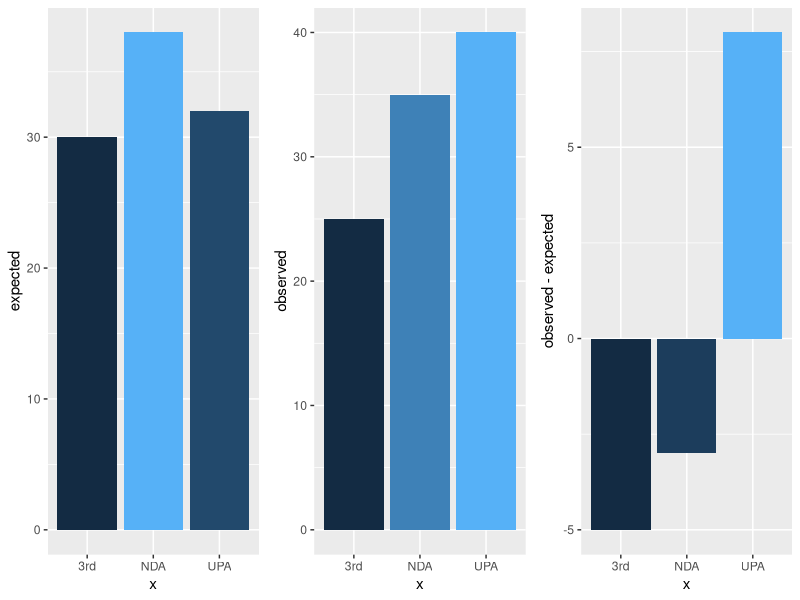

Here is the R script that generated this plot:
#############
"R-code notes compilation for  Week 13 April 19th and 21st
Compiled by: Deepta Basak and Bikram Halder, B.Math(hons.) 1st year"
#############

library(tidyverse)
library(viridis)
library(cowplot)

#### Hypothesis Testing Code

prop.test(43, 100)
# Inbuilt R function for z-test


ztestci <- function(x, mu = 0, sigma = 1, alpha = 0.95) {
  z <- qnorm(
    (1 - alpha) / 2,
    lower.tail = FALSE
  ) # P(|Z| >= z)

  sdx <- sigma / sqrt(length(x))

  pvalue <- pnorm(
    (mean(x) - mu) / sdx,
    lower.tail = FALSE
  ) # P(Z >= sqrt(n)(X-mu)/sigma)

  c(mean(x) - z * sdx, mean(x) + z * sdx, pvalue)
  # returns a vector containing
  # 95% confidence interval in the 1st 2 index
  # and pvalue at the 3rd index
}
# Writing custom function for z-test



x <- c(75, 76, 73, 75, 74, 73, 76, 73, 79)
# Data vector
y <- ztestci(x, 76, 1.5)
# Null Hypothesis - H_0: mu = 76
# Alt Hypothesis - H_0: mu > 76
y



t.test(x, mu = 74)
# Inbuilt R function for t-test
# Ex: Try and write out code for t-test

wilcox.test(x, mu = 74, alt = "greater")
# Inbuilt R function for wilcoxon signed rank test


### Chi-squared Test
x <- c(35, 40, 25)
prob <- c(0.38, 0.32, 0.3)
# Null distribution
n <- 100
# Sample size

Chisquare <- sum((x - n * prob)^2 / (n * prob))
# Chisquare statistic follows chisquare with k-1
# degrees of freedom with k = 3

pchisq(Chisquare, df = 2, lower.tail = FALSE)
# p-vaue

df <- data.frame(
  x = c("NDA", "UPA", "3rd"),
  observed = x,
  expected = 100 * prob,
  stringsAsFactors = FALSE
)

plt_obs <- df %>% ggplot() +
  geom_bar(
    mapping = aes(
      x = x, y = observed,
      fill = observed
    ),
    stat = "identity"
  ) +
  theme(legend.position = "none")

plt_exp <- df %>% ggplot() +
  geom_bar(
    mapping = aes(
      x = x, y = expected,
      fill = expected
    ),
    stat = "identity"
  ) +
  theme(legend.position = "none")

plt_diff <- df %>% ggplot() +
  geom_bar(
    mapping = aes(
      x = x, y = observed - expected,
      fill = observed - expected
    ),
    stat = "identity"
  ) +
  theme(legend.position = "none")

plot_grid(plt_exp, plt_obs, plt_diff, nrow = 1)
# Plotting 3 bargraphs for Expected, Observed and Difference of the data





### Contigency Tables
## Bivariate Data is often presented as a two-way table

# For example in Dengue Data from Manipal Hospital
y <- read.table(
  "./dengueb.csv",
  header = TRUE
)

Diagnosis <- y$DIAGNO
Marker <- y$BICARB1

summary(Marker)

# Doctor's needs:
# A patient arrives with Dengue.
# Based on Marker doctor needs to decide on Treatment

z <- replace(Marker, Marker <= 21, 0)
Cat.Marker <- replace(z, 21 < z, 2)
T <- table(Cat.Marker, Diagnosis)
T

# Statistical test performed:
# We collected data of patients : Marker and final diagnosis
chisq.test(T)
# We test if Marker is independent of Diagnosis


prop.test(c(17, 21), c(25, 25), alternative = "less")
# z-test for bivariate data




x <- c(15, 10, 13, 7, 9, 8, 21, 9, 14, 8)
y <- c(15, 14, 12, 8, 14, 7, 16, 10, 15, 12)
t.test(x, y, var.equal = TRUE)
# t-test for bivariate data
